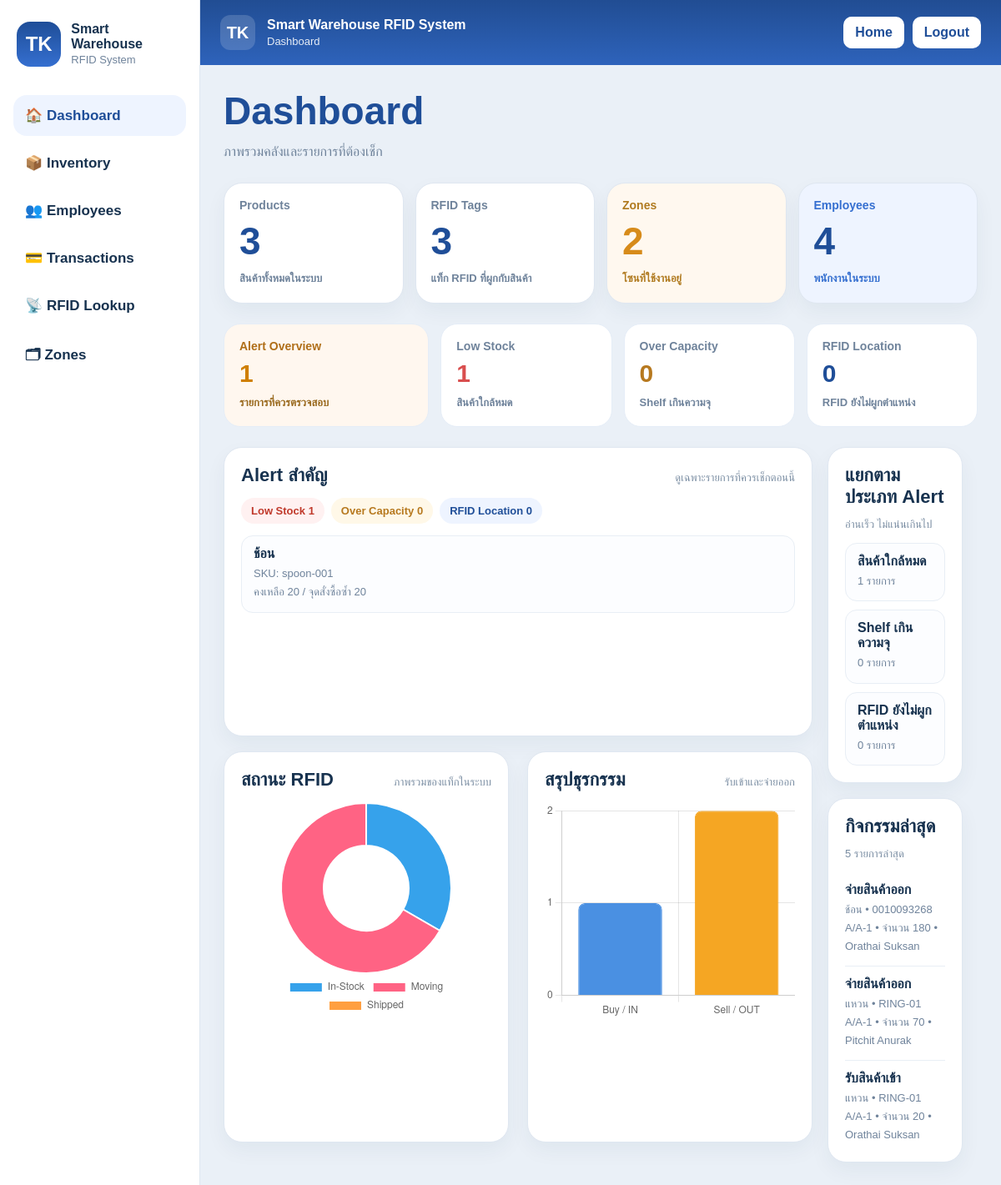
Page /smarthouse-rfid/dashboard.php (signed in) on the committed database.
### tables this page shows
CREATE TABLE `products` (
  `product_id` int(11) NOT NULL,
  `sku` varchar(50) NOT NULL,
  `product_name` varchar(255) NOT NULL,
  `reorder_point` int(11) NOT NULL DEFAULT 0,
  `price` decimal(10,2) NOT NULL DEFAULT 0.00
);

CREATE TABLE `stock_transactions` (
  `transaction_id` int(11) NOT NULL,
  `transaction_type` enum('IN','OUT') NOT NULL,
  `document_no` varchar(100) NOT NULL,
  `product_id` int(11) NOT NULL,
  `rfid_id` int(11) NOT NULL,
  `shelf_id` int(11) DEFAULT NULL,
  `quantity` int(11) NOT NULL,
  `transaction_datetime` datetime NOT NULL DEFAULT current_timestamp(),
  `employee_id` int(11) NOT NULL,
  `note` varchar(255) DEFAULT NULL
);

CREATE TABLE `rfid_tags` (
  `rfid_id` int(11) NOT NULL,
  `rfid_code` varchar(100) NOT NULL,
  `product_id` int(11) NOT NULL,
  `shelf_id` int(11) DEFAULT NULL,
  `STATUS` enum('In-Stock','Moving','Shipped') NOT NULL DEFAULT 'In-Stock'
);

CREATE TABLE `zones` (
  `zone_id` int(11) NOT NULL,
  `zone_code` varchar(20) NOT NULL,
  `zone_name` varchar(100) NOT NULL,
  `total_capacity` int(11) NOT NULL DEFAULT 0
);

CREATE TABLE `shelves` (
  `shelf_id` int(11) NOT NULL,
  `zone_id` int(11) NOT NULL,
  `shelf_code` varchar(50) NOT NULL,
  `shelf_capacity` int(11) NOT NULL DEFAULT 0
);

CREATE TABLE `employees` (
  `employee_id` int(11) NOT NULL,
  `full_name` varchar(255) NOT NULL,
  `position_name` varchar(255) DEFAULT NULL,
  `phone` varchar(20) DEFAULT NULL,
  `email` varchar(255) DEFAULT NULL
);

### smarthouse-rfid/dashboard.php (the view, shortened to what this page needs)
<?php
require_once __DIR__ . '/config/db.php';
$totalProducts = (int)$pdo->query("SELECT COUNT(*) FROM products")->fetchColumn();
$totalRFID = (int)$pdo->query("SELECT COUNT(*) FROM rfid_tags")->fetchColumn();
$totalZones = (int)$pdo->query("SELECT COUNT(*) FROM zones")->fetchColumn();
$totalEmployees = (int)$pdo->query("SELECT COUNT(*) FROM employees")->fetchColumn();
$statusRows = $pdo->query("SELECT status, COUNT(*) AS total FROM rfid_tags GROUP BY status")->fetchAll();
$statusMap = ['In-Stock' => 0, 'Moving' => 0, 'Shipped' => 0];
foreach ($statusRows as $row) {
    $statusMap[$row['status']] = (int)$row['total'];
}
$transactionRows = $pdo->query("
    SELECT transaction_type, COUNT(*) AS total
    FROM stock_transactions
    GROUP BY transaction_type
")->fetchAll();
$buyCount = 0;
$sellCount = 0;
foreach ($transactionRows as $row) {
    if ($row['transaction_type'] === 'IN') {
        $buyCount = (int)$row['total'];
    }
    if ($row['transaction_type'] === 'OUT') {
        $sellCount = (int)$row['total'];
    }
}
$activities = $pdo->query("
    SELECT
        st.transaction_type,
        st.document_no,
        st.quantity,
        st.transaction_datetime,
        p.product_name,
        rt.rfid_code,
        z.zone_code,
        s.shelf_code,
        e.full_name AS employee_name
    FROM stock_transactions st
    JOIN products p ON st.product_id = p.product_id
    JOIN rfid_tags rt ON st.rfid_id = rt.rfid_id
    JOIN shelves s ON st.shelf_id = s.shelf_id
    JOIN zones z ON s.zone_id = z.zone_id
    JOIN employees e ON st.employee_id = e.employee_id
    ORDER BY st.transaction_datetime DESC, st.transaction_id DESC
    LIMIT 5
")->fetchAll();
$lowStockProducts = $pdo->query("
    SELECT
        p.product_name,
        p.sku,
        p.reorder_point,
        COALESCE(ps.current_qty, 0) AS current_qty
    FROM products p
    LEFT JOIN product_stock ps ON p.product_id = ps.product_id
    WHERE p.reorder_point > 0
      AND COALESCE(ps.current_qty, 0) <= p.reorder_point
    ORDER BY current_qty ASC, p.product_name ASC
    LIMIT 4
")->fetchAll();
$overCapacityShelves = $pdo->query("
    SELECT
        z.zone_code,
        s.shelf_code,
        s.shelf_capacity,
        COALESCE(SUM(ps.current_qty), 0) AS used_qty
    FROM shelves s
    JOIN zones z ON s.zone_id = z.zone_id
    LEFT JOIN rfid_tags rt ON rt.shelf_id = s.shelf_id
    LEFT JOIN product_stock ps ON ps.product_id = rt.product_id
    GROUP BY z.zone_code, s.shelf_code, s.shelf_capacity
    HAVING COALESCE(SUM(ps.current_qty), 0) > s.shelf_capacity
    ORDER BY used_qty DESC, z.zone_code, s.shelf_code
    LIMIT 4
")->fetchAll();
$unassignedTags = $pdo->query("
    SELECT
        rt.rfid_code,
        rt.status,
        p.product_name,
        p.sku
    FROM rfid_tags rt
    JOIN products p ON rt.product_id = p.product_id
    LEFT JOIN shelves s ON rt.shelf_id = s.shelf_id
    WHERE rt.shelf_id IS NULL OR s.shelf_id IS NULL
    ORDER BY rt.rfid_code ASC
    LIMIT 4
")->fetchAll();
$totalAlerts = count($lowStockProducts) + count($overCapacityShelves) + count($unassignedTags);
require __DIR__ . '/includes/layout.php';
require __DIR__ . '/includes/header.php';
?>
<h1 class="page-title">Dashboard</h1>
<div class="page-sub">ภาพรวมคลังและรายการที่ต้องเช็ก</div>
<div class="summary-grid">
  <div class="card summary-card">
    <div class="label">Products</div>
    <div class="value"><?php echo $totalProducts; ?></div>
    <div class="note">สินค้าทั้งหมดในระบบ</div>
  </div>
  <div class="card summary-card">
    <div class="label">RFID Tags</div>
    <div class="value"><?php echo $totalRFID; ?></div>
    <div class="note">แท็ก RFID ที่ผูกกับสินค้า</div>
  </div>
  <div class="card summary-card" style="background:#fff8ef;">
    <div class="label" style="color:#b07a1f;">Zones</div>
    <div class="value" style="color:#d78b1a;"><?php echo $totalZones; ?></div>
    <div class="note" style="color:#b07a1f;">โซนที่ใช้งานอยู่</div>
  </div>
  <div class="card summary-card" style="background:#eef4ff;">
    <div class="label" style="color:#356fd0;">Employees</div>
    <div class="value" style="color:#1f4e98;"><?php echo $totalEmployees; ?></div>
    <div class="note" style="color:#356fd0;">พนักงานในระบบ</div>
  </div>
</div>
<div class="quick-alert-strip">
  <div class="quick-alert-card" style="background:#fff7ef;">
    <div class="label" style="color:#b06f19;">Alert Overview</div>
    <strong style="color:#cf7f00;"><?php echo $totalAlerts; ?></strong>
    <div class="note" style="color:#9a6a1f;">รายการที่ควรตรวจสอบ</div>
  </div>
  <div class="quick-alert-card">
    <div class="label">Low Stock</div>
    <strong style="color:#d94f4f;"><?php echo count($lowStockProducts); ?></strong>
    <div class="note">สินค้าใกล้หมด</div>
  </div>
  <div class="quick-alert-card">
    <div class="label">Over Capacity</div>
    <strong style="color:#b7791f;"><?php echo count($overCapacityShelves); ?></strong>
    <div class="note">Shelf เกินความจุ</div>
  </div>
  <div class="quick-alert-card">
    <div class="label">RFID Location</div>
    <strong style="color:#1f4e98;"><?php echo count($unassignedTags); ?></strong>
    <div class="note">RFID ยังไม่ผูกตำแหน่ง</div>
  </div>
</div>
<div class="content-grid">
  <div class="stack-grid">
    <div class="card section-card">
      <div class="section-head">
        <h3 class="section-title">Alert สำคัญ</h3>
        <div class="section-sub">ดูเฉพาะรายการที่ควรเช็กตอนนี้</div>
      </div>
      <div class="alert-chip-row">
        <span class="alert-chip chip-danger">Low Stock <?php echo count($lowStockProducts); ?></span>
        <span class="alert-chip chip-warn">Over Capacity <?php echo count($overCapacityShelves); ?></span>
        <span class="alert-chip chip-info">RFID Location <?php echo count($unassignedTags); ?></span>
      </div>
      <div class="simple-list">
        <?php if ($lowStockProducts): ?>
          <?php foreach ($lowStockProducts as $item): ?>
            <div class="simple-item">
              <div class="simple-title"><?php echo htmlspecialchars($item['product_name']); ?></div>
              <div class="simple-meta">
                SKU: <?php echo htmlspecialchars($item['sku']); ?><br>
                คงเหลือ <?php echo (int)$item['current_qty']; ?> / จุดสั่งซื้อซ้ำ <?php echo (int)$item['reorder_point']; ?>
              </div>
            </div>
          <?php endforeach; ?>
        <?php else: ?>
          <div class="empty-state">ตอนนี้ยังไม่พบรายการผิดปกติที่ต้องรีบตรวจสอบ</div>
        <?php endif; ?>
      </div>
    </div>
    <div class="dashboard-chart-grid">
      <div class="card section-card">
        <div class="section-head">
          <h3 class="section-title">สถานะ RFID</h3>
          <div class="section-sub">ภาพรวมของแท็กในระบบ</div>
        </div>
        <div class="chart-box">
          <canvas id="statusChart"></canvas>
        </div>
      </div>
      <div class="card section-card">
        <div class="section-head">
          <h3 class="section-title">สรุปธุรกรรม</h3>
          <div class="section-sub">รับเข้าและจ่ายออก</div>
        </div>
        <div class="chart-box">
          <canvas id="transactionChart"></canvas>
        </div>
      </div>
    </div>
  </div>
  <div class="stack-grid">
    <div class="card section-card">
      <div class="section-head">
        <h3 class="section-title">แยกตามประเภท Alert</h3>
        <div class="section-sub">อ่านเร็ว ไม่แน่นเกินไป</div>
      </div>
      <div class="simple-list">
        <div class="simple-item">
          <div class="simple-title">สินค้าใกล้หมด</div>
          <div class="simple-meta"><?php echo count($lowStockProducts); ?> รายการ</div>
        </div>
        <div class="simple-item">
          <div class="simple-title">Shelf เกินความจุ</div>
          <div class="simple-meta"><?php echo count($overCapacityShelves); ?> รายการ</div>
        </div>
        <div class="simple-item">
          <div class="simple-title">RFID ยังไม่ผูกตำแหน่ง</div>
          <div class="simple-meta"><?php echo count($unassignedTags); ?> รายการ</div>
        </div>
      </div>
    </div>
    <div class="card section-card">
      <div class="section-head">
        <h3 class="section-title">กิจกรรมล่าสุด</h3>
        <div class="section-sub">5 รายการล่าสุด</div>
      </div>
      <?php if ($activities): ?>
        <?php foreach ($activities as $row): ?>
          <div class="activity-item">
            <div class="simple-title">
              <?php echo $row['transaction_type'] === 'IN' ? 'รับสินค้าเข้า' : 'จ่ายสินค้าออก'; ?>
            </div>
            <div class="simple-meta">
              <?php echo htmlspecialchars($row['product_name']); ?> •
              <?php echo htmlspecialchars($row['rfid_code']); ?><br>
              <?php echo htmlspecialchars($row['zone_code']); ?>/<?php echo htmlspecialchars($row['shelf_code']); ?> •
              จำนวน <?php echo (int)$row['quantity']; ?> •
              <?php echo htmlspecialchars($row['employee_name']); ?>
            </div>
          </div>
        <?php endforeach; ?>
      <?php else: ?>
        <div class="empty-state">ยังไม่มีประวัติการเคลื่อนไหวล่าสุด</div>
      <?php endif; ?>
    </div>
  </div>
</div>
<script>
const statusCtx = document.getElementById('statusChart');
const transactionCtx = document.getElementById('transactionChart');
new Chart(statusCtx, {
  type: 'doughnut',
  data: {
    labels: ['In-Stock', 'Moving', 'Shipped'],
    datasets: [{
      data: [<?php echo $statusMap['In-Stock']; ?>, <?php echo $statusMap['Moving']; ?>, <?php echo $statusMap['Shipped']; ?>]
    }]
  },
  options: {
    responsive: true,
    maintainAspectRatio: false,
    plugins: {
      legend: { position: 'bottom' }
    }
  }
});
new Chart(transactionCtx, {
  type: 'bar',
  data: {
    labels: ['Buy / IN', 'Sell / OUT'],
    datasets: [{
      label: 'Transactions',
      data: [<?php echo $buyCount; ?>, <?php echo $sellCount; ?>],
      backgroundColor: ['#4a90e2', '#f5a623'],
      borderColor: ['#4a90e2', '#f5a623'],
      borderWidth: 1,
      borderRadius: 8
    }]
  },
  options: {
    responsive: true,
    maintainAspectRatio: false,
    plugins: {
      legend: { display: false }
    },
    scales: {
      y: {
        beginAtZero: true,
        ticks: { precision: 0 }
      }
    }
  }
});
</script>
<?php require __DIR__ . '/includes/footer.php'; ?>

### rows in the picture
products: product_name "ช้อน", sku "spoon-001", current_qty "20", reorder_point "20"
stock_transactions: transaction_type "จ่ายสินค้าออก", product.product_name "ช้อน", rfid.rfid_code "0010093268", zones.zone_code "A", shelf.shelf_code "A-1", quantity "180", employee.full_name "Orathai Suksan"
stock_transactions: transaction_type "จ่ายสินค้าออก", product.product_name "แหวน", rfid.rfid_code "RING-01", zones.zone_code "A", shelf.shelf_code "A-1", quantity "70", employee.full_name "Pitchit Anurak"
stock_transactions: transaction_type "รับสินค้าเข้า", product.product_name "แหวน", rfid.rfid_code "RING-01", zones.zone_code "A", shelf.shelf_code "A-1", quantity "20", employee.full_name "Orathai Suksan"

### other values in the picture
$pageTitle "Dashboard"
$totalProducts "3"
$totalRFID "3"
$totalZones "2"
$totalEmployees "4"
$totalAlerts "1"
count($lowStockProducts) "1"
count($overCapacityShelves) "0"
count($unassignedTags) "0"
chart data {{ $statusMap['In-Stock'] }} 1
chart data {{ $statusMap['Moving'] }} 2
chart data {{ $statusMap['Shipped'] }} 0
chart data {{ $buyCount }} 1
